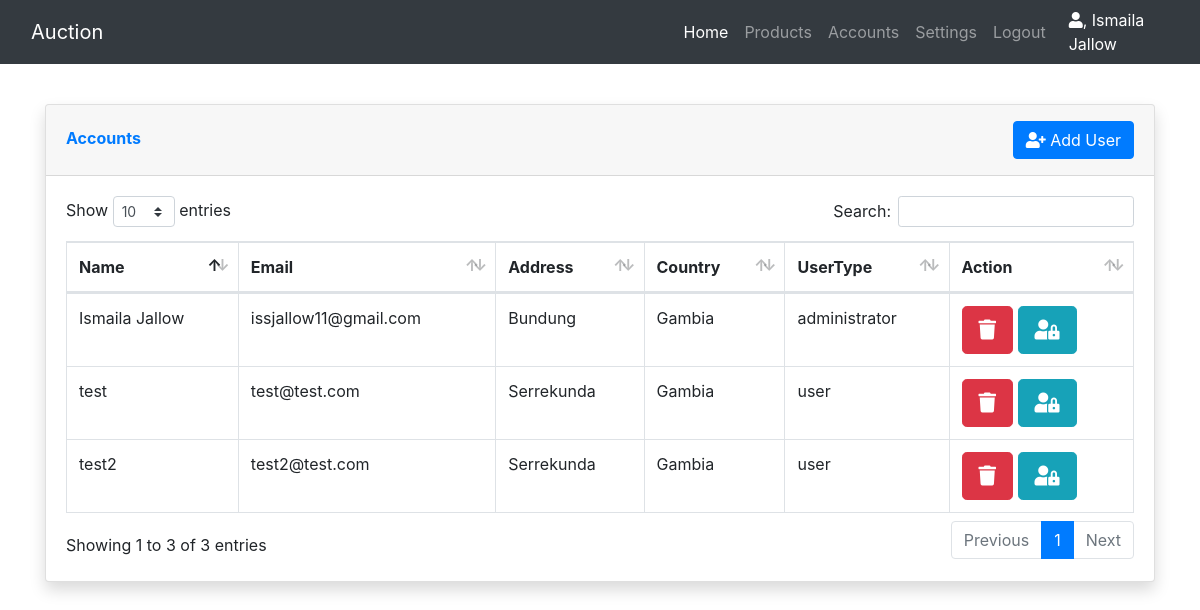
Screenshot of /admin/accounts.php (signed in) with the database file from the repository.
### tables this page shows
CREATE TABLE `accounts` (
  `Id_login` int(50) NOT NULL,
  `fullName` varchar(255) NOT NULL,
  `email` varchar(50) NOT NULL,
  `password` varchar(255) NOT NULL,
  `address` varchar(255) NOT NULL,
  `country` varchar(255) NOT NULL,
  `type` varchar(50) NOT NULL,
  `status` int(2) NOT NULL
);

### admin/accounts.php (the view, shortened to what this page needs)
<!DOCTYPE html>
<html lang="en">
<head>
    <link href="../vendor/fontawesome-free/css/all.min.css" rel="stylesheet" type="text/css">
    <link href="../vendor/css/custom.css" rel="stylesheet" type="text/css">
    <link href="../vendor/css/bootstrap.min.css" rel="stylesheet" type="text/css">
    <link href="../vendor/datatables/dataTables.bootstrap4.min.css" rel="stylesheet">
</head>
<body>
    <div><?php require "../common/navadmin.php" ?></div>
    <div class="container">
          <div class="card shadow mb-4 mt-5">
            <div class="card-header py-3 clear-fix">
              <h6 class="m-0 mt-2 font-weight-bold text-primary float-left">Accounts</h6>
              <a href="insert.php" class="btn btn-primary float-right"><span class="fa fa-user-plus"></span> Add User</a>
            </div>
            <div class="card-body">
              <div class="table-responsive">
                <table class="table table-bordered" id="dataTable" width="100%" cellspacing="0">
                  <thead>
                    <tr>
                      <th>Name</th>
                      <th>Email</th>
                      <th>Address</th>
                      <th>Country</th>
                      <th>UserType</th>
                      <th>Action</th>
                    </tr>
                  </thead>
                  <tbody>
                  <?php
                      $db = Database::connect();
                      $sql = " SELECT * FROM accounts";
                            foreach ($db->query($sql) as $row){
                                echo '<tr>'.
                                '<td>'.$row["fullName"].'</td>
                                <td>'.$row["email"].'</td>
                                <td>'.$row["address"] .'</td>
                                <td>'.$row["country"].'</td>
                                <td>'.$row["type"].'</td>
                                <td><a href="deleteUser.php" class="btn btn-danger btn-circle btn-lg text-white"> <i class="fas fa-trash"></i></a> <a href="blockUser.php" class="btn btn-info btn-circle btn-lg text-white"> <i class="fas fa-user-lock"></i></a></td>
                              </tr> ';
                            }
                      ?>
                  </tbody>
                </table>
              </div>
            </div>
          </div>
    </div>
</body>
</html>

### rows the page displays
accounts: fullName "Ismaila Jallow", email "issjallow11@gmail.com", address "Bundung", country "Gambia", type "administrator"
accounts: fullName "test", email "test@test.com", address "Serrekunda", country "Gambia", type "user"
accounts: fullName "test2", email "test2@test.com", address "Serrekunda", country "Gambia", type "user"

### other values shown
$_SESSION['name'] "Ismaila Jallow"
